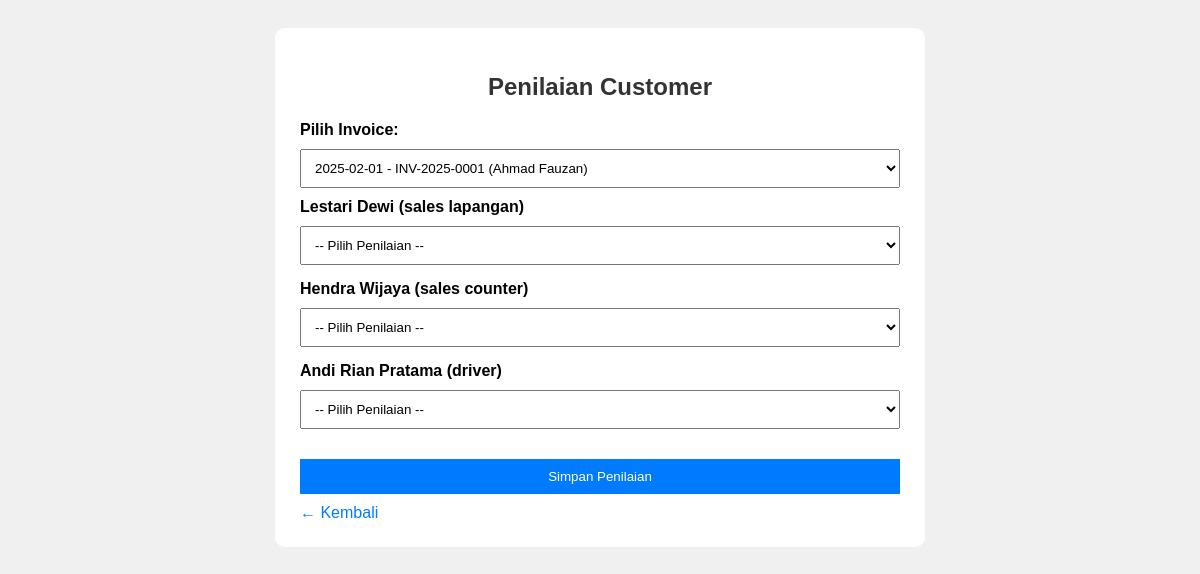
Screenshot of /pembelian.php?id_pembelian=1 with the database file from the repository.
### tables this page shows
CREATE TABLE `karyawan` (
  `nik` varchar(20) NOT NULL,
  `nama` varchar(100) DEFAULT NULL,
  `bidang` varchar(50) DEFAULT NULL,
  `jenis_kelamin` enum('Laki-laki','Perempuan') DEFAULT NULL
);

### pembelian.php (the view, shortened to what this page needs)
<?php
require 'koneksi.php';
$pembelians = $pdo->query("SELECT * FROM pembelian ORDER BY invoice_no DESC")->fetchAll();
$selected_data = null;
$karyawans = [];
if (isset($_GET['id_pembelian'])) {
    $id_pembelian = $_GET['id_pembelian'];
    $stmt = $pdo->prepare("SELECT * FROM pembelian WHERE id = ?");
    $stmt->execute([$id_pembelian]);
    $selected_data = $stmt->fetch();
    $niks = array_filter([
        $selected_data['nik_sales_counter'],
        $selected_data['nik_sales_lapangan'],
        $selected_data['nik_driver']
    ]);
    if (!empty($niks)) {
        $placeholders = implode(',', array_fill(0, count($niks), '?'));
        $stmt = $pdo->prepare("SELECT * FROM karyawan WHERE nik IN ($placeholders)");
        $stmt->execute($niks);
        $karyawans = $stmt->fetchAll();
    }
}
?>
<!DOCTYPE html>
<html>
<head>
</head>
<body>
<div class="container">
    <h2>Penilaian Customer</h2>
    <form method="GET">
        <label for="id_pembelian">Pilih Invoice:</label>
        <select name="id_pembelian" onchange="this.form.submit()" required>
            <?php foreach ($pembelians as $p): ?>
                <option value="<?= $p['id']; ?>" <?= isset($selected_data) && $p['id'] == $selected_data['id'] ? 'selected' : '' ?>>
                    <?= $p['tanggal']; ?> - <?= $p['invoice_no']; ?> (<?= $p['nama_customer']; ?>)
                </option>
            <?php endforeach; ?>
        </select>
    </form>
    <?php if ($selected_data): ?>
        <form method="POST">
            <?php foreach ($karyawans as $kar): ?>
                <div class="rating-row">
                    <label><?= $kar['nama']; ?> (<?= $kar['bidang']; ?>)</label>
                    <select name="nilai[<?= $kar['nik']; ?>]" required>
                        <option value="">-- Pilih Penilaian --</option>
                    </select>
                </div>
            <?php endforeach; ?>
            <button type="submit" name="submit_penilaian" class="submit-btn">Simpan Penilaian</button>
        </form>
    <?php endif; ?>
    <a href="index.php" class="back-btn">← Kembali</a>
</div>
</body>
</html>

### pembelian.php (style rules this page uses)
body { font-family: sans-serif; background: #f0f0f0; padding: 20px; }
.container { width: 600px; margin: auto; background: white; padding: 25px; border-radius: 10px; }
select, button { padding: 10px; width: 100%; margin-top: 10px; }
label { margin-top: 10px; display: block; font-weight: bold; }
h2 { text-align: center; color: #333; }
.rating-row { margin-bottom: 15px; }
.submit-btn { background: #007bff; color: white; border: none; margin-top: 15px; }
.back-btn { display: inline-block; margin-top: 10px; color: #007bff; text-decoration: none; }

### rows the page displays
karyawan: nama "Lestari Dewi", bidang "sales lapangan"
karyawan: nama "Hendra Wijaya", bidang "sales counter"
karyawan: nama "Andi Rian Pratama", bidang "driver"

### other values shown
form field id_pembelian "2025-02-01 - INV-2025-0001 (Ahmad Fauzan)"
